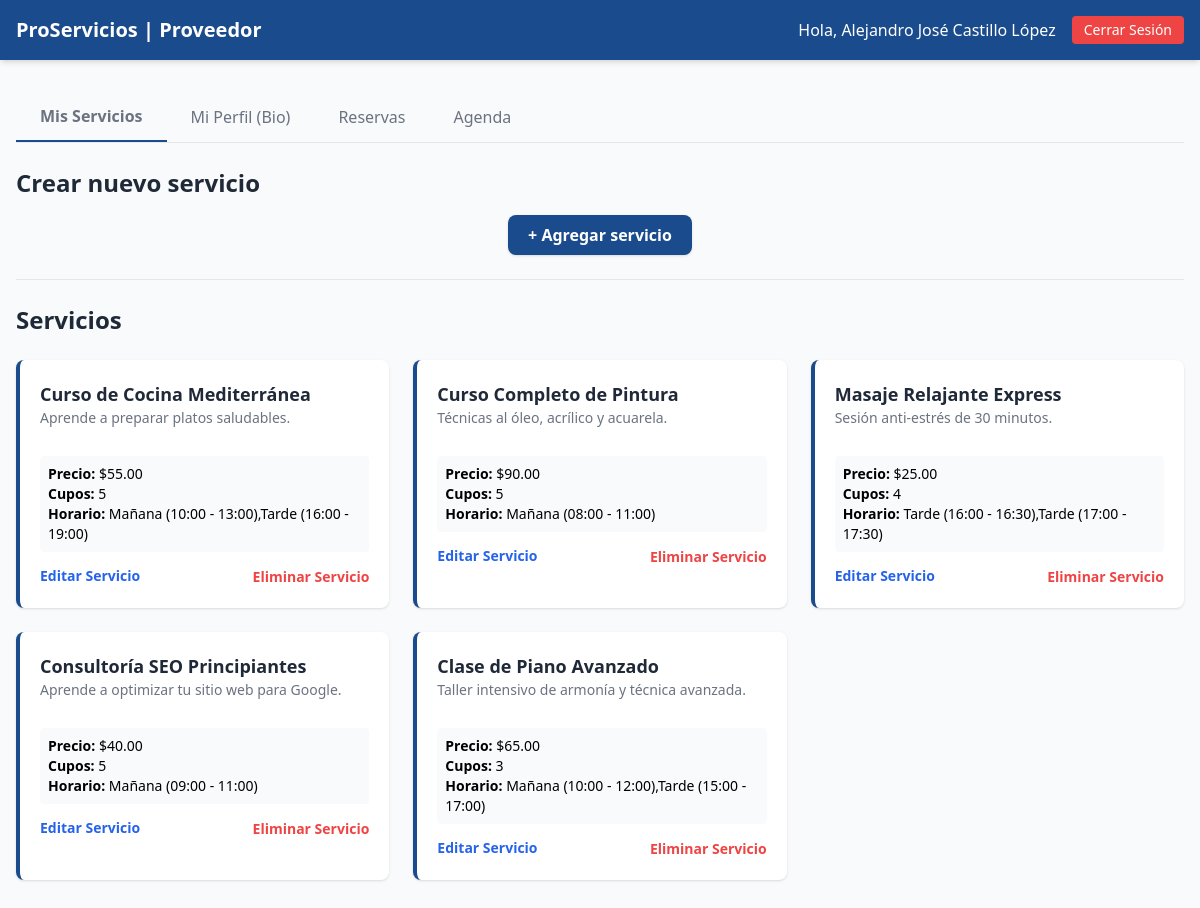
The page /public/panel_proveedor.php (signed in) on the database its author committed.
### tables this page shows
CREATE TABLE `servicios` (
  `servicio_id` int NOT NULL AUTO_INCREMENT,
  `proveedor_id` int DEFAULT NULL,
  `categoria_id` int DEFAULT NULL,
  `nombre_servicio` varchar(150) NOT NULL,
  `descripcion` text,
  `descripcion_breve` varchar(400) DEFAULT NULL,
  `modalidad` varchar(50) DEFAULT NULL,
  `ubicacion` varchar(255) DEFAULT NULL,
  `precio` decimal(10,2) NOT NULL,
  `disponible` tinyint(1) DEFAULT '1',
  `cupo_maximo` int DEFAULT '5',
  `cupos_restantes` int DEFAULT '5',
  `fecha_inicio` date DEFAULT NULL,
  `fecha_fin` date DEFAULT NULL,
  `horario` varchar(255) DEFAULT NULL,
  `politicas` text,
  PRIMARY KEY (`servicio_id`),
  KEY `proveedor_id` (`proveedor_id`),
  KEY `fk_servicio_categoria` (`categoria_id`),
  CONSTRAINT `fk_servicio_categoria` FOREIGN KEY (`categoria_id`) REFERENCES `categorias` (`categoria_id`) ON DELETE SET NULL,
  CONSTRAINT `servicios_ibfk_1` FOREIGN KEY (`proveedor_id`) REFERENCES `usuarios` (`usuario_id`)
);

### src/Modelos/Servicio.php (called while the page is built, shortened)
<?php
class Servicio {
    private $conn;
    private $table_name = "servicios";
    public function __construct($db) {
        $this->conn = $db;
    }
    public function obtenerPorProveedor($proveedor_id) {
        $query = "SELECT * FROM " . $this->table_name . " WHERE proveedor_id = ? ORDER BY servicio_id DESC";
        $stmt = $this->conn->prepare($query);
        $stmt->bindParam(1, $proveedor_id);
        $stmt->execute();
        return $stmt;
    }
}
?>

### public/panel_proveedor.php (the view, shortened to what this page needs)
<?php
require_once '../src/Modelos/Servicio.php';
$usuario_id = $_SESSION['usuario_id'];
$db = (new Database())->getConnection();
$servicioModel = new Servicio($db);
$misServicios = $servicioModel->obtenerPorProveedor($usuario_id);
?>
<!DOCTYPE html>
<html lang="es">
<head>
    <script src="https://cdn.tailwindcss.com"></script>
</head>
<body class="bg-gray-50 min-h-screen">
    <header class="bg-[#1A4B8C] text-white shadow-md">
        <div class="max-w-7xl mx-auto px-4 py-4 flex justify-between items-center">
            <div class="flex items-center gap-2 font-bold text-xl">
                <span>ProServicios | Proveedor</span>
            </div>
            <div class="flex gap-4 items-center">
                <span>Hola, <?php echo $_SESSION['nombre_completo']; ?></span>
                <a href="logout.php" class="bg-red-500 hover:bg-red-600 px-3 py-1 rounded text-sm transition">Cerrar Sesión</a>
            </div>
        </div>
    </header>
    <main class="max-w-7xl mx-auto px-4 py-8">
        <div class="flex border-b border-gray-200 mb-6">
            <button onclick="switchTab('servicios')" id="tab-servicios" class="active-tab px-6 py-3 text-gray-500 hover:text-[#1A4B8C] transition">Mis Servicios</button>
            <button onclick="switchTab('perfil')" id="tab-perfil" class="px-6 py-3 text-gray-500 hover:text-[#1A4B8C] transition">Mi Perfil (Bio)</button>
            <button onclick="switchTab('reservas')" id="tab-reservas" class="px-6 py-3 text-gray-500 hover:text-[#1A4B8C] transition">Reservas</button>
            <button onclick="switchTab('agenda')" id="tab-agenda" class="px-6 py-3 text-gray-500 hover:text-[#1A4B8C] transition">Agenda</button>
        </div>
        <div id="view-servicios" class="block">
            <div class="flex flex-col mb-6">
                <h2 class="text-2xl font-bold text-gray-800">Crear nuevo servicio</h2>
                <div class="flex justify-center">
                    <button id="btn-abrir-form"
                            class="mt-4 inline-block bg-[#1A4B8C] text-white font-bold px-5 py-2 rounded-lg shadow hover:bg-blue-900 transition w-max">
                        + Agregar servicio
                    </button>
                </div>
            </div>
            <hr class="my-6 border-gray-200">
            <div class="flex justify-between items-center mb-6">
                <h2 class="text-2xl font-bold text-gray-800">Servicios</h2>
            </div>
            <div class="grid grid-cols-1 md:grid-cols-2 lg:grid-cols-3 gap-6">
                <?php if ($misServicios->rowCount() === 0): ?>
                    <p class="col-span-full text-center text-gray-500 italic">
                        Aún no tienes servicios creados
                    </p>
                <?php else: ?>
                    <?php while($row = $misServicios->fetch(PDO::FETCH_ASSOC)): ?>
                        <div class="bg-white rounded-lg shadow hover:shadow-md transition p-5 border-l-4 border-[#1A4B8C]">
                            <h4 class="font-bold text-lg text-gray-800"><?php echo htmlspecialchars($row['nombre_servicio']); ?></h4>
                            <p class="text-gray-500 text-sm mb-2 h-10 overflow-hidden"><?php echo htmlspecialchars($row['descripcion_breve']); ?></p>
                            <div class="text-sm bg-gray-50 p-2 rounded mb-3">
                                <p><strong>Precio:</strong> $<?php echo number_format($row['precio'], 2); ?></p>
                                <p><strong>Cupos:</strong> <?php echo $row['cupo_maximo']; ?></p>
                                <p><strong>Horario:</strong> <?php echo $row['horario'] ?: 'No definido'; ?></p>
                            </div>
                            <div class="flex justify-between mt-3">
                                <button type="button"
                                    class="text-blue-600 text-sm font-bold hover:underline" onclick='editarServicio(<?php echo json_encode($row); ?>)'>
                                        Editar Servicio
                                </button>
                                <form action="gestionar_servicios.php" method="POST" onsubmit="return confirm('¿Estás seguro de que quieres eliminar este servicio?');">
                                    <button type="submit" class="text-red-500 text-sm font-bold hover:underline">
                                        Eliminar Servicio
                                    </button>
                                </form>
                            </div>
                        </div>
                    <?php endwhile; ?>
                <?php endif; ?>
            </div>
        </div>
    </main>
</body>
</html>

### public/panel_proveedor.php (style rules this page uses)
.active-tab { border-bottom: 2px solid #1A4B8C; color: #1A4B8C; font-weight: bold; }

### rows shown on the page
servicios: nombre_servicio "Curso de Cocina Mediterránea", descripcion_breve "Aprende a preparar platos saludables.", precio "55.00", cupo_maximo "5", horario "Mañana (10:00 - 13:00),Tarde (16:00 - 19:00)"
servicios: nombre_servicio "Curso Completo de Pintura", descripcion_breve "Técnicas al óleo, acrílico y acuarela.", precio "90.00", cupo_maximo "5", horario "Mañana (08:00 - 11:00)"
servicios: nombre_servicio "Masaje Relajante Express", descripcion_breve "Sesión anti-estrés de 30 minutos.", precio "25.00", cupo_maximo "4", horario "Tarde (16:00 - 16:30),Tarde (17:00 - 17:30)"
servicios: nombre_servicio "Consultoría SEO Principiantes", descripcion_breve "Aprende a optimizar tu sitio web para Google.", precio "40.00", cupo_maximo "5", horario "Mañana (09:00 - 11:00)"
servicios: nombre_servicio "Clase de Piano Avanzado", descripcion_breve "Taller intensivo de armonía y técnica avanzada.", precio "65.00", cupo_maximo "3", horario "Mañana (10:00 - 12:00),Tarde (15:00 - 17:00)"

### other values the page prints
$_SESSION['nombre_completo'] "Alejandro José Castillo López"
